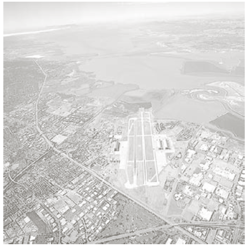
//> input picture 5_Intensity/Aerial_image.png, 249 x 247 px
$ ./2   (built with g++ and OpenCV 4)
//> lines starting //> are read from the running program, lines starting //| are printed output that depends on the picture
/*
2. perform gamma correction on Aerial_image.png
and Fracture_spline.png
- read the file as a greay-scale image
- check the result when you change the gamma value
*/

#include "cv.hpp"
#include <iostream>

using namespace std;
using namespace cv;

int main()
{
	Mat Aerial = imread("Aerial_image.png", 0);
//> Aerial: 247 rows x 249 cols, CV_8UC1; min 109, max 255, mean 212.8
	Mat Fracture = imread("Fracture_spline.png", 0);
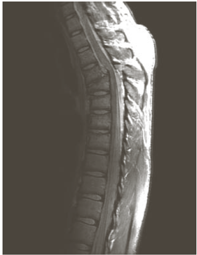
//> input picture 5_Intensity/Fracture_spline.png, 197 x 255 px
//> Fracture: 255 rows x 197 cols, CV_8UC1; min 53, max 255, mean 96.8
	Mat gamma_Aerial, gamma_Fracture;

	imshow("Aerial", Aerial);
	imshow("Fracture", Fracture);

	MatIterator_<uchar> it, end;
    //어둡게 하고 싶으면 감마값을 1보다 크게
    //밝게 하고 싶으면 감마값을 1보다 작게
	float gammaValue_Aerial = 5.0;
	float gammaValue_Fracture = 0.3;
	unsigned char pix[256];

	gamma_Aerial = Aerial.clone();
	gamma_Fracture = Fracture.clone();

    //0-255 사이의 값으로 맞춰줌
	for (int i = 0; i < 256; i++) {
		pix[i] = saturate_cast<uchar>(pow((float)(i / 255.0), gammaValue_Aerial) * 255.0f);
	}
    //감마 수행
	for (it = gamma_Aerial.begin<uchar>(), end = gamma_Aerial.end<uchar>(); it != end; it++) {
		*it = pix[(*it)];
	}

	for (int i = 0; i < 256; i++) {
		pix[i] = saturate_cast<uchar>(pow((float)(i / 255.0), gammaValue_Fracture) * 255.0f);
	}
	for (it = gamma_Fracture.begin<uchar>(), end = gamma_Fracture.end<uchar>(); it != end; it++)
	{
		*it = pix[(*it)];
	}

	imshow("Gamma transformation2", gamma_Aerial);
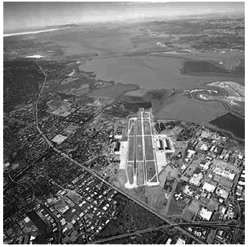
//> window 'Gamma transformation2': 247 rows x 249 cols, CV_8UC1; min 4, max 255, mean 115.8
	imshow("Gamma transformation3", gamma_Fracture);
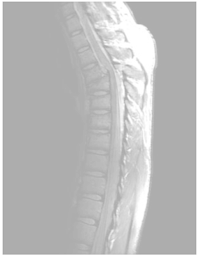
//> window 'Gamma transformation3': 255 rows x 197 cols, CV_8UC1; min 159, max 255, mean 186.9
	waitKey(0);
	return 0;
}
